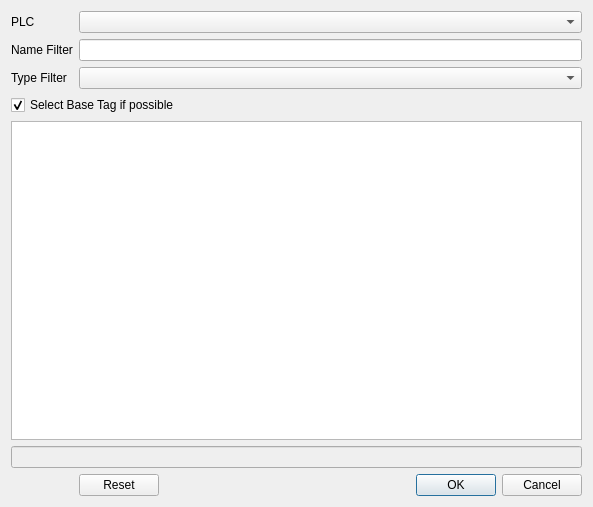
<?xml version="1.0" encoding="UTF-8"?>
<ui version="4.0">
 <class>Select_tag</class>
 <widget class="QDialog" name="Select_tag">
  <property name="geometry">
   <rect>
    <x>0</x>
    <y>0</y>
    <width>593</width>
    <height>507</height>
   </rect>
  </property>
  <property name="windowTitle">
   <string>Select PLC Tag</string>
  </property>
  <property name="modal">
   <bool>true</bool>
  </property>
  <layout class="QVBoxLayout" name="verticalLayout">
   <item>
    <layout class="QGridLayout" name="gridLayout">
     <item row="1" column="0">
      <widget class="QLabel" name="label_3">
       <property name="text">
        <string>Name Filter</string>
       </property>
      </widget>
     </item>
     <item row="0" column="1">
      <widget class="QComboBox" name="comboBoxPLCFilter">
       <property name="currentText">
        <string notr="true"/>
       </property>
      </widget>
     </item>
     <item row="3" column="0" colspan="2">
      <widget class="QCheckBox" name="checkBox">
       <property name="text">
        <string>Select Base Tag if possible</string>
       </property>
       <property name="checked">
        <bool>true</bool>
       </property>
      </widget>
     </item>
     <item row="2" column="0">
      <widget class="QLabel" name="label_4">
       <property name="text">
        <string>Type Filter</string>
       </property>
      </widget>
     </item>
     <item row="0" column="0">
      <widget class="QLabel" name="label_2">
       <property name="text">
        <string notr="true">PLC</string>
       </property>
      </widget>
     </item>
     <item row="1" column="1">
      <widget class="QLineEdit" name="lineEditNameFilter"/>
     </item>
     <item row="4" column="0" colspan="2">
      <widget class="QTableView" name="tableView">
       <property name="enabled">
        <bool>true</bool>
       </property>
       <property name="sortingEnabled">
        <bool>true</bool>
       </property>
      </widget>
     </item>
     <item row="6" column="1">
      <widget class="QDialogButtonBox" name="buttonBox">
       <property name="enabled">
        <bool>true</bool>
       </property>
       <property name="standardButtons">
        <set>QDialogButtonBox::Cancel|QDialogButtonBox::Ok|QDialogButtonBox::Reset</set>
       </property>
       <property name="centerButtons">
        <bool>false</bool>
       </property>
      </widget>
     </item>
     <item row="2" column="1">
      <widget class="QComboBox" name="comboBoxTypeFilter"/>
     </item>
     <item row="5" column="0" colspan="2">
      <widget class="QLineEdit" name="lineEditSelectedTag">
       <property name="enabled">
        <bool>false</bool>
       </property>
      </widget>
     </item>
    </layout>
   </item>
  </layout>
 </widget>
 <resources/>
 <connections>
  <connection>
   <sender>tableView</sender>
   <signal>doubleClicked(QModelIndex)</signal>
   <receiver>Select_tag</receiver>
   <slot>onCellDblClick()</slot>
   <hints>
    <hint type="sourcelabel">
     <x>336</x>
     <y>317</y>
    </hint>
    <hint type="destinationlabel">
     <x>60</x>
     <y>399</y>
    </hint>
   </hints>
  </connection>
  <connection>
   <sender>buttonBox</sender>
   <signal>accepted()</signal>
   <receiver>Select_tag</receiver>
   <slot>accept()</slot>
   <hints>
    <hint type="sourcelabel">
     <x>336</x>
     <y>487</y>
    </hint>
    <hint type="destinationlabel">
     <x>74</x>
     <y>399</y>
    </hint>
   </hints>
  </connection>
  <connection>
   <sender>buttonBox</sender>
   <signal>clicked(QAbstractButton*)</signal>
   <receiver>Select_tag</receiver>
   <slot>onReset()</slot>
   <hints>
    <hint type="sourcelabel">
     <x>460</x>
     <y>485</y>
    </hint>
    <hint type="destinationlabel">
     <x>57</x>
     <y>489</y>
    </hint>
   </hints>
  </connection>
  <connection>
   <sender>buttonBox</sender>
   <signal>rejected()</signal>
   <receiver>Select_tag</receiver>
   <slot>reject()</slot>
   <hints>
    <hint type="sourcelabel">
     <x>333</x>
     <y>484</y>
    </hint>
    <hint type="destinationlabel">
     <x>296</x>
     <y>253</y>
    </hint>
   </hints>
  </connection>
 </connections>
 <slots>
  <slot>NameFilterChanged()</slot>
  <slot>onCellDblClick()</slot>
  <slot>onReset()</slot>
 </slots>
</ui>
